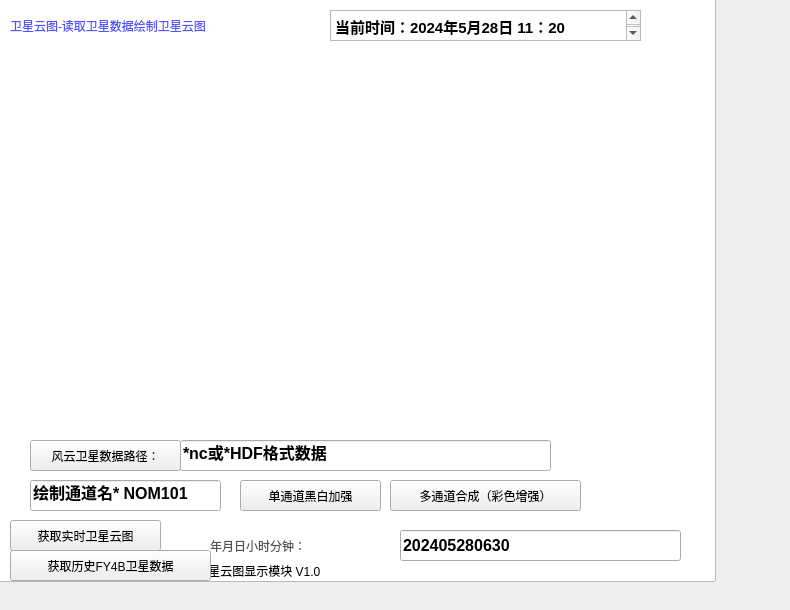
   <widget class="QWidget" name="tab_4">
    <attribute name="title">
     <string>气象卫星云图</string>
    </attribute>
    <widget class="QLabel" name="label_20">
     <property name="geometry">
      <rect>
       <x>10</x>
       <y>0</y>
       <width>281</width>
       <height>51</height>
      </rect>
     </property>
     <property name="styleSheet">
      <string notr="true">color: rgb(85, 85, 255);
font: 700 12pt &quot;Microsoft YaHei UI&quot;;
background-color: rgb(255, 255, 255);
alternate-background-color: rgb(0, 255, 127);</string>
     </property>
     <property name="text">
      <string>卫星云图-读取卫星数据绘制卫星云图</string>
     </property>
    </widget>
    <widget class="QLabel" name="labelV_4">
     <property name="geometry">
      <rect>
       <x>-70</x>
       <y>560</y>
       <width>781</width>
       <height>21</height>
      </rect>
     </property>
     <property name="styleSheet">
      <string notr="true">color: rgb(0, 0, 0);
font: 10pt &quot;Microsoft YaHei UI&quot;;</string>
     </property>
     <property name="text">
      <string>                                                                                卫星云图显示模块 V1.0</string>
     </property>
    </widget>
    <widget class="QPushButton" name="pushButtonsat">
     <property name="geometry">
      <rect>
       <x>30</x>
       <y>440</y>
       <width>151</width>
       <height>31</height>
      </rect>
     </property>
     <property name="styleSheet">
      <string notr="true">font: 700 12pt &quot;Microsoft YaHei UI&quot;;
color: rgb(0, 0, 0);</string>
     </property>
     <property name="text">
      <string>风云卫星数据路径：</string>
     </property>
    </widget>
    <widget class="QLineEdit" name="Filedirectorysatfile">
     <property name="geometry">
      <rect>
       <x>180</x>
       <y>440</y>
       <width>371</width>
       <height>31</height>
      </rect>
     </property>
     <property name="font">
      <font>
       <family>Microsoft YaHei UI</family>
       <pointsize>12</pointsize>
       <italic>false</italic>
       <bold>true</bold>
      </font>
     </property>
     <property name="styleSheet">
      <string notr="true">color: rgb(0, 0, 0);
font: 700 12pt &quot;Microsoft YaHei UI&quot;;</string>
     </property>
     <property name="text">
      <string>*nc或*HDF格式数据</string>
     </property>
    </widget>
    <widget class="QTableView" name="tableView_3">
     <property name="geometry">
      <rect>
       <x>-5</x>
       <y>-19</y>
       <width>721</width>
       <height>601</height>
      </rect>
     </property>
     <property name="styleSheet">
      <string notr="true">background-image: url(:/jpg/卫星.jpg);</string>
     </property>
    </widget>
    <widget class="QPushButton" name="pushButtonsatnow">
     <property name="geometry">
      <rect>
       <x>10</x>
       <y>520</y>
       <width>151</width>
       <height>31</height>
      </rect>
     </property>
     <property name="styleSheet">
      <string notr="true">font: 700 12pt &quot;Microsoft YaHei UI&quot;;
color: rgb(0, 0, 0);</string>
     </property>
     <property name="text">
      <string>获取实时卫星云图</string>
     </property>
    </widget>
    <widget class="QPushButton" name="pushButtonsathis">
     <property name="geometry">
      <rect>
       <x>10</x>
       <y>550</y>
       <width>201</width>
       <height>31</height>
      </rect>
     </property>
     <property name="styleSheet">
      <string notr="true">font: 700 12pt &quot;Microsoft YaHei UI&quot;;
color: rgb(0, 0, 0);</string>
     </property>
     <property name="text">
      <string>获取历史FY4B卫星数据</string>
     </property>
     <property name="autoDefault">
      <bool>false</bool>
     </property>
    </widget>
    <widget class="QLabel" name="label_21">
     <property name="geometry">
      <rect>
       <x>210</x>
       <y>530</y>
       <width>181</width>
       <height>31</height>
      </rect>
     </property>
     <property name="styleSheet">
      <string notr="true">font: 18pt &quot;安景臣毛笔行书&quot;;
color: rgb(85, 80, 82);
</string>
     </property>
     <property name="text">
      <string>年月日小时分钟：</string>
     </property>
    </widget>
    <widget class="QLineEdit" name="Filedirectorysattime">
     <property name="geometry">
      <rect>
       <x>400</x>
       <y>530</y>
       <width>281</width>
       <height>31</height>
      </rect>
     </property>
     <property name="font">
      <font>
       <family>Microsoft YaHei UI</family>
       <pointsize>12</pointsize>
       <italic>false</italic>
       <bold>true</bold>
      </font>
     </property>
     <property name="styleSheet">
      <string notr="true">color: rgb(0, 0, 0);
font: 700 12pt &quot;Microsoft YaHei UI&quot;;</string>
     </property>
     <property name="text">
      <string>202405280630</string>
     </property>
    </widget>
    <widget class="QTextEdit" name="textEditNowTime3">
     <property name="geometry">
      <rect>
       <x>330</x>
       <y>10</y>
       <width>311</width>
       <height>31</height>
      </rect>
     </property>
     <property name="styleSheet">
      <string notr="true">font: 11pt &quot;Microsoft YaHei UI&quot;;
alternate-background-color: rgb(170, 255, 127);
font: 700 11pt &quot;Microsoft YaHei UI&quot;;</string>
     </property>
     <property name="html">
      <string>&lt;!DOCTYPE HTML PUBLIC &quot;-//W3C//DTD HTML 4.0//EN&quot; &quot;http://www.w3.org/TR/REC-html40/strict.dtd&quot;&gt;
&lt;html&gt;&lt;head&gt;&lt;meta name=&quot;qrichtext&quot; content=&quot;1&quot; /&gt;&lt;meta charset=&quot;utf-8&quot; /&gt;&lt;style type=&quot;text/css&quot;&gt;
p, li { white-space: pre-wrap; }
hr { height: 1px; border-width: 0; }
li.unchecked::marker { content: &quot;\2610&quot;; }
li.checked::marker { content: &quot;\2612&quot;; }
&lt;/style&gt;&lt;/head&gt;&lt;body style=&quot; font-family:'Microsoft YaHei UI'; font-size:11pt; font-weight:700; font-style:normal;&quot;&gt;
&lt;p style=&quot; margin-top:0px; margin-bottom:0px; margin-left:0px; margin-right:0px; -qt-block-indent:0; text-indent:0px;&quot;&gt;当前时间：2024年5月28日 11：20&lt;/p&gt;&lt;/body&gt;&lt;/html&gt;</string>
     </property>
    </widget>
    <widget class="QLabel" name="labelsatlite">
     <property name="geometry">
      <rect>
       <x>20</x>
       <y>50</y>
       <width>681</width>
       <height>381</height>
      </rect>
     </property>
     <property name="text">
      <string/>
     </property>
    </widget>
    <widget class="QLineEdit" name="Filedirectorysatfiletongdao">
     <property name="geometry">
      <rect>
       <x>30</x>
       <y>480</y>
       <width>191</width>
       <height>31</height>
      </rect>
     </property>
     <property name="font">
      <font>
       <family>Microsoft YaHei UI</family>
       <pointsize>12</pointsize>
       <italic>false</italic>
       <bold>true</bold>
      </font>
     </property>
     <property name="styleSheet">
      <string notr="true">color: rgb(0, 0, 0);
font: 700 12pt &quot;Microsoft YaHei UI&quot;;</string>
     </property>
     <property name="text">
      <string>绘制通道名* NOM101</string>
     </property>
    </widget>
    <widget class="QPushButton" name="pushButtontongdao2">
     <property name="geometry">
      <rect>
       <x>390</x>
       <y>480</y>
       <width>191</width>
       <height>31</height>
      </rect>
     </property>
     <property name="styleSheet">
      <string notr="true">font: 700 12pt &quot;Microsoft YaHei UI&quot;;</string>
     </property>
     <property name="text">
      <string>多通道合成（彩色增强）</string>
     </property>
    </widget>
    <widget class="QPushButton" name="pushButton_tongdao1">
     <property name="geometry">
      <rect>
       <x>240</x>
       <y>480</y>
       <width>141</width>
       <height>31</height>
      </rect>
     </property>
     <property name="styleSheet">
      <string notr="true">font: 700 12pt &quot;Microsoft YaHei UI&quot;;</string>
     </property>
     <property name="text">
      <string>单通道黑白加强</string>
     </property>
    </widget>
    <zorder>tableView_3</zorder>
    <zorder>label_20</zorder>
    <zorder>labelV_4</zorder>
    <zorder>pushButtonsat</zorder>
    <zorder>Filedirectorysatfile</zorder>
    <zorder>pushButtonsatnow</zorder>
    <zorder>pushButtonsathis</zorder>
    <zorder>label_21</zorder>
    <zorder>Filedirectorysattime</zorder>
    <zorder>textEditNowTime3</zorder>
    <zorder>labelsatlite</zorder>
    <zorder>Filedirectorysatfiletongdao</zorder>
    <zorder>pushButtontongdao2</zorder>
    <zorder>pushButton_tongdao1</zorder>
   </widget>
